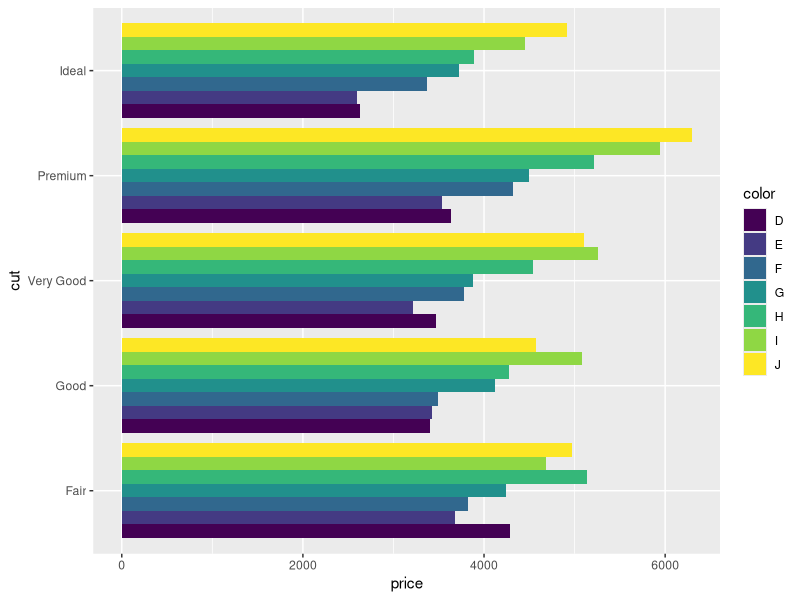

Recreate this plot in R.
## ---- chunk 1
    suppressPackageStartupMessages(library(tidyverse))
    
    storms %>% 
      group_by(status) %>% 
      summarise(
        
        # Proportions of `NA` values for ts_diameter and hu_diameter
        ts_diameter_prop_na = sum(is.na(tropicalstorm_force_diameter)) / length(tropicalstorm_force_diameter),
        hu_diameter_prop_na = sum(is.na(hurricane_force_diameter)) / length(hurricane_force_diameter),
        
        # Coefficients of variation for wind and pressure
        wind_var_coeff      = sd(wind,     na.rm = TRUE) / mean(wind,     na.rm = TRUE),
        pressure_var_coeff  = sd(pressure, na.rm = TRUE) / mean(pressure, na.rm = TRUE),
        
        .groups = "drop"
        
      )
## ---- chunk 2
    # Some less-than-ideally formatted dates
    dates1 <- c("20220103", "20220415", "20220418")
    dates2 <- c("Mon, May 02 2022", "Thu, Jun 02 2022", "Fri, Jun 03 2022")
    dates3 <- c("29 August 22", "26 December 22", "27 December 22")
    
    # -- From here onwards is the code to simplify ------------------------
    
    dates1_parsed       <- strptime(dates1, "%Y%m%d")
    dates1_standardised <- strftime(dates1_parsed, "%Y-%m-%d") 
    
    dates2_parsed       <- strptime(dates2, "%a, %b %d %Y")
    dates2_standardised <- strftime(dates2_parsed, "%Y-%m-%d") 
    
    dates3_parsed       <- strptime(dates3, "%d %B %y")
    dates3_standardised <- strftime(dates3_parsed, "%Y-%m-%d") 
## ---- chunk 3
    print_info <- function(quiet = FALSE, df, ...) {
      if (!quiet) {
        cat(
          ...,
          paste("Rows:       ", nrow(df)),
          paste("Columns:    ", ncol(df)),
          paste("Total cells:", nrow(df) * ncol(df)),
          sep = "\n"
        )
      }
      invisible(NULL)
    }
## ---- chunk 4
# 1. Create a copy of `dplyr::starwars` to be transformed to text
my_starwars <- dplyr::starwars

# 2. Looping over each column in the data, transform the column
#    to character format, then replace any `"NA"` values with `""`
for (col_name in colnames(my_starwars)) {
  
  col_formatted   <- format(my_starwars[[col_name]])
  col_na_replaced <- ifelse(col_formatted == "NA", "", col_formatted)
  
  my_starwars[[col_name]] <- col_na_replaced
  
}

# 3. Create text representations of the table body and headers. `"\t"` 
#    means 'new cell' and `"\r\n"` means 'new row'. Don't worry about
#    `do.call()` - this might be covered in a future week.
body_text <- do.call(paste, args = c(
  my_starwars, sep = "\t", collapse = "\r\n"
))
headers_text <- paste(colnames(my_starwars), collapse = "\t")

# 4. Combine headers and body
all_text <- paste(c(headers_text, body_text), collapse = "\r\n")
## ---- chunk 5
    diamonds %>% 
      group_by(cut, color) %>% 
      summarise(across(price, mean), .groups = "drop") %>% 
      ggplot(aes(price, cut, fill = color)) +
      geom_col(position = "dodge")
## ---- chunk 6
# N.B. There are *much* better ways than this to
# create a factorial function
my_factorial <- function(n) {
  
  if (n == 2) {
    return(n)
  }
  
  n * my_factorial(n - 1)
}

# Testing:
5 * 4 * 3 * 2
my_factorial(5)
